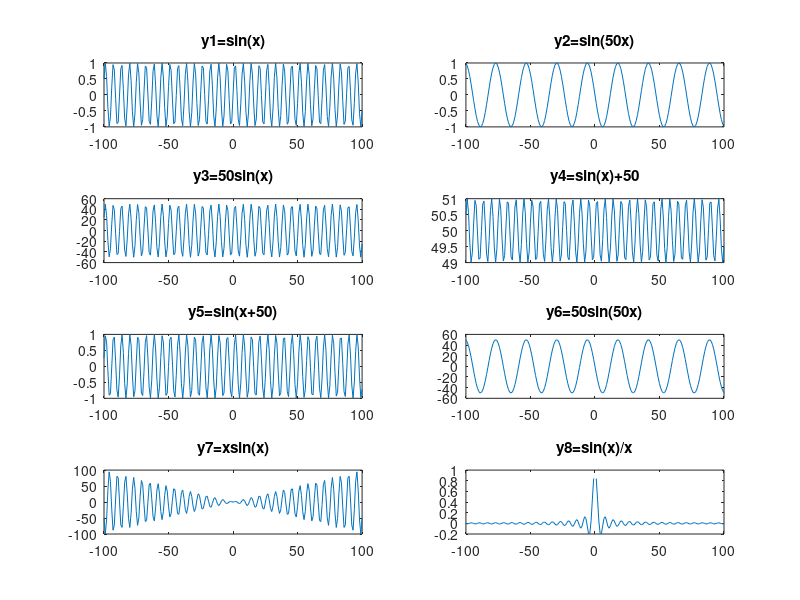
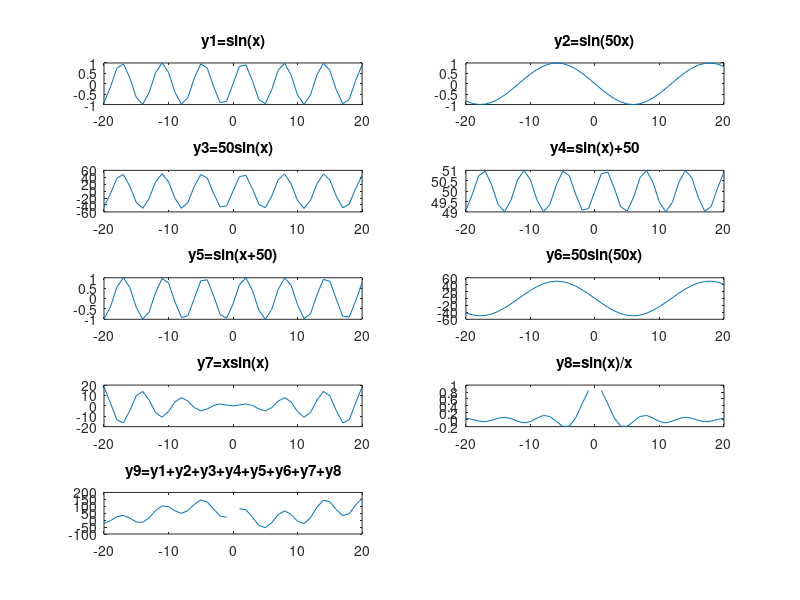
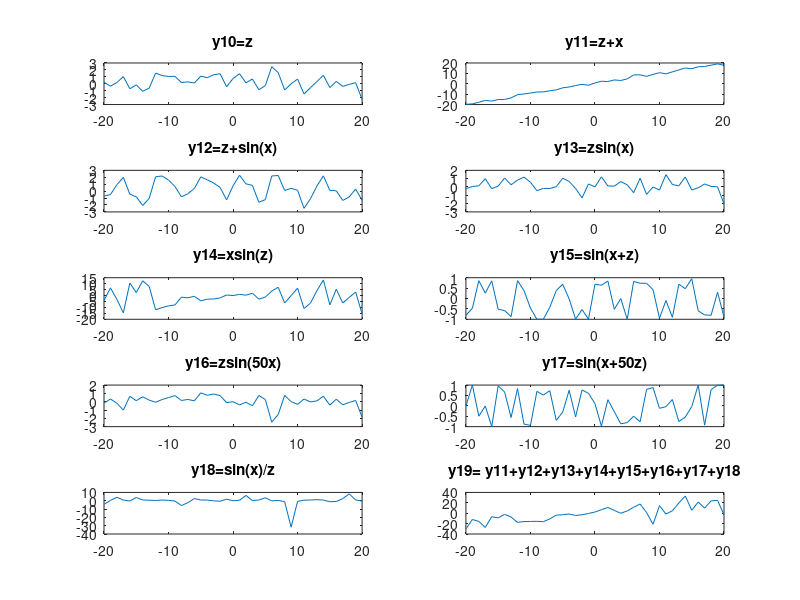
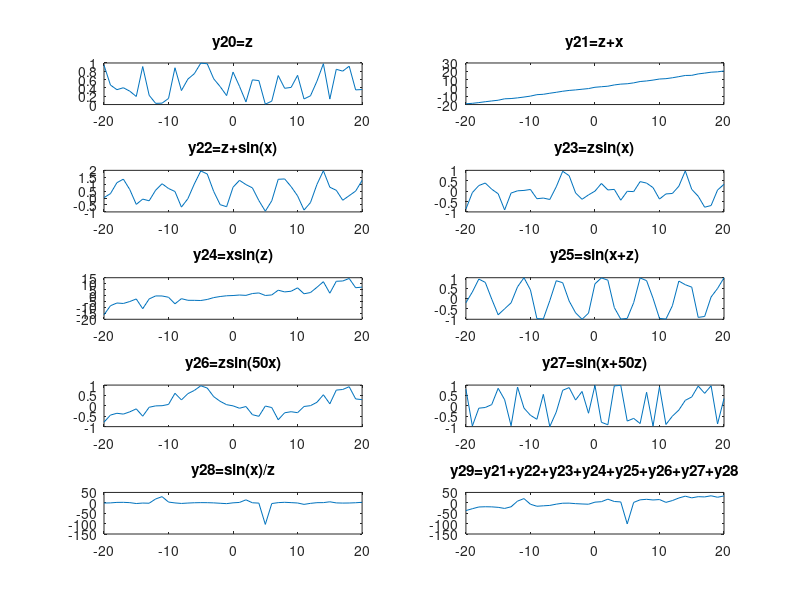

The MATLAB source for these figures, in order:
%{
    Question 1
%}
%{ 
   Clears old variables from console and workspace to avoid some
   possible errors.
%}
clear; clc;

% Sets the title of the figure to provide better understanding.
figure('Name','Question 1');

% Creates a vector from -100 to 100.
x=-100:100

% The functions to be plotted are created below.
y1=sin(x);
y2=sin(50.*x);
y3=50.*sin(x);
y4=sin(x)+ 50;
y5=sin(x+50);
y6=50.*sin(50.*x);
y7=x.*sin(x);
y8=sin(x)./x;

%{
 This part draws plots and puts the subplots into one window with their
 titles.
%}
subplot(4,2,1);
plot(x,y1)
title('y1=sin(x)')

subplot(4,2,2);
plot(x,y2)
title('y2=sin(50x)')

subplot(4,2,3);
plot(x,y3)
title('y3=50sin(x)')

subplot(4,2,4);
plot(x,y4)
title('y4=sin(x)+50')

subplot(4,2,5);
plot(x,y5)
title('y5=sin(x+50)')

subplot(4,2,6);
plot(x,y6)
title('y6=50sin(50x)')

subplot(4,2,7);
plot(x,y7)
title('y7=xsin(x)')

subplot(4,2,8);
plot(x,y8)
title('y8=sin(x)/x')

%{
    Question 2
%}

%{ 
   Clears old variables from console and workspace to avoid some
   possible errors.
%}
clear; clc;

% Sets the title of the figure to provide better understanding.
figure('Name','Question 2');,

% Creates a vector from -20 to 20.
x=-20:20

% The functions to be plotted are created below.
y1=sin(x);
y2=sin(50.*x);
y3=50.*sin(x);
y4=sin(x)+50;
y5=sin(x+50);
y6=50.*sin(50.*x);
y7=x.*sin(x);
y8=sin(x)./x;
y9=y1+y2+y3+y4+y5+y6+y7+y8;

%{
 This part draws plots and puts the subplots into one window with their
 titles.
%}
subplot(5,2,1);
plot(x,y1)
title('y1=sin(x)')

subplot(5,2,2);
plot(x,y2)
title('y2=sin(50x)')

subplot(5,2,3);
plot(x,y3)
title('y3=50sin(x)')

subplot(5,2,4);
plot(x,y4)
title('y4=sin(x)+50')

subplot(5,2,5);
plot(x,y5)
title('y5=sin(x+50)')

subplot(5,2,6);
plot(x,y6)
title('y6=50sin(50x)')

subplot(5,2,7);
plot(x,y7)
title('y7=xsin(x)')

subplot(5,2,8);
plot(x,y8)
title('y8=sin(x)/x')

subplot(5,2,9);
plot(x,y9)
title('y9=y1+y2+y3+y4+y5+y6+y7+y8')


%{
    Question 3
%}

%{ 
   Clears old variables from console and workspace to avoid some
   possible errors.
%}
clear; clc;

% Sets the title of the figure to provide better understanding
figure('Name','Question 3');

% Creates a vector from -20 to 20
x=-20:20;

% Generates 41 Gaussian distributed random numbers.
z=randn(1,41)

% The functions to be plotted are created below.
y10=z;
y11=z+x;
y12=z+sin(x);
y13=z.*sin(x);
y14=x.*sin(z);
y15=sin(x+z);
y16=z.*sin(50.*x);
y17=sin(x+50.*z);
y18=sin(x)./z;
y19=y11+y12+y13+y14+y15+y16+y17+y18;

%{
 This part draws plots and puts the subplots into one window with their
 titles.
%}
subplot(5,2,1);
plot(x,y10)
title('y10=z')

subplot(5,2,2);
plot(x,y11)
title('y11=z+x')

subplot(5,2,3);
plot(x,y12)
title('y12=z+sin(x)')

subplot(5,2,4);
plot(x,y13)
title('y13=zsin(x)')

subplot(5,2,5);
plot(x,y14)
title('y14=xsin(z)')

subplot(5,2,6);
plot(x,y15)
title('y15=sin(x+z)')

subplot(5,2,7);
plot(x,y16)
title('y16=zsin(50x)')

subplot(5,2,8);
plot(x,y17)
title('y17=sin(x+50z)')

subplot(5,2,9);
plot(x,y18)
title('y18=sin(x)/z')

subplot(5,2,10);
plot(x,y19)
title('y19= y11+y12+y13+y14+y15+y16+y17+y18')


%{
    Question 4
%}

%{ 
   Clears old variables from console and workspace to avoid some
   possible errors.
%}
clear; clc;

% Sets the title of the figure to provide better understanding
figure('Name','Question 4');

% Creates a vector from -20 to 20
x=-20:20

% Generates 41 uniformly distributed random numbers.
z=rand(1,41);

% The functions to be plotted are created below.
y20=z;
y21=z+x;
y22=z+sin(x);
y23=z.*sin(x);
y24=x.*sin(z);
y25=sin(x+z);
y26=z.*sin(50.*x);
y27=sin(x+50.*z);
y28=sin(x)./z;
y29=y21+y22+y23+y24+y25+y26+y27+y28;

%{
 This part draws plots and puts the subplots into one window with their
 titles.
%}
subplot(5,2,1);
plot(x,y20)
title('y20=z')

subplot(5,2,2);
plot(x,y21)
title('y21=z+x')

subplot(5,2,3);
plot(x,y22)
title('y22=z+sin(x)')

subplot(5,2,4);
plot(x,y23)
title('y23=zsin(x)')

subplot(5,2,5);
plot(x,y24)
title('y24=xsin(z)')

subplot(5,2,6);
plot(x,y25)
title('y25=sin(x+z)')

subplot(5,2,7);
plot(x,y26)
title('y26=zsin(50x)')

subplot(5,2,8);
plot(x,y27)
title('y27=sin(x+50z)')

subplot(5,2,9);
plot(x,y28)
title('y28=sin(x)/z')

subplot(5,2,10);
plot(x,y29)
title('y29=y21+y22+y23+y24+y25+y26+y27+y28')

%{
    Question 5
%}

%{ 
   Clears old variables from console and workspace to avoid some
   possible errors.
%}
clear; clc;

% Sets the title of the figure to provide better understanding
figure('Name','Question 5');

%{ 
  This part generates 10000 gaussian distributed random variables with given mean and
  standard deviation (recall that std deviation is the square root of the 
  variance) values.
%}
std1 = 1; 
mean = 0;
r1 = std1.*randn(10000,1) + mean;

std2 = 2; 
mean = 0;
r2 = std2.*randn(10000,1) + mean;

std3 = 4; 
mean = 0;
r3 = std3.*randn(10000,1) + mean;

std4 = 16; 
mean = 0;
r4 = std4.*randn(10000,1) + mean;


%{
 This part draws histograms and puts the subplots into one window with their
 titles.
%}
subplot(2,2,1);
hist(r1)
title('Gaussian Random Variables with Mean 0,Variance 1')

subplot(2,2,2);
hist(r2)
title('Gaussian Random Variables with Mean 0,Variance 4')

subplot(2,2,3);
hist(r3)
title('Gaussian Random Variables with Mean 0,Variance 16')

subplot(2,2,4);
hist(r4)
title('Gaussian Random Variables with Mean 0,Variance 256')

%{
    Question 6
%}

%{ 
   Clears old variables from console and workspace to avoid some
   possible errors.
%}
clear; clc;

% Sets the title of the figure to provide better understanding
figure('Name','Question 6');

%{ 
  This part generates 10000 gaussian distributed random variables with given mean and
  standard deviation (recall that std deviation is the square root of the 
  variance) values.
%}
std1 = 1; 
mean1 = 10;
r6 = std1.*randn(10000,1) + mean1;

std2 = 2; 
mean2 = 20;
r7 = std2.*randn(10000,1) + mean2;

std3 = 1; 
mean3 = -10;
r8 = std3.*randn(10000,1) + mean3;

std4 = 2; 
mean4 = -20;
r9 = std4.*randn(10000,1) + mean4;

%{
 This part draws histograms and puts the subplots into one window with their
 titles.
%}
subplot(2,2,1);
hist(r6)
title('Gaussian Random Variables with Mean 10,Variance 1')

subplot(2,2,2);
hist(r7)
title('Gaussian Random Variables with Mean 20,Variance 4')

subplot(2,2,3);
hist(r8)
title('Gaussian Random Variables with Mean -10,Variance 1')

subplot(2,2,4);
hist(r9)
title('Gaussian Random Variables with Mean -20,Variance 4')

%{
    Question 7
%}

%{ 
   Clears old variables from console and workspace to avoid some
   possible errors.
%}
clear; clc;

% Sets the title of the figure to provide better understanding
figure('Name','Question 7');

%{ 
  This part generates 10000 uniformly distributed random variables with given mean and
  standard deviation (recall that std deviation is the square root of the 
  variance) values.
%}
std1 = 1; 
mean = 0;
r11 = std1.*rand(10000,1) + mean;

std2 = 2; 
mean = 0;
r21 = std2.*rand(10000,1) + mean;

std3 = 4; 
mean = 0;
r31 = std3.*rand(10000,1) + mean;

std4 = 16; 
mean = 0;
r41 = std4.*rand(10000,1) + mean;

%{
 This part draws histograms and puts the subplots into one window with their
 titles.
%}
subplot(2,2,1);
hist(r11)
title('Uniformly Distributed Random Variables with Mean 0,Variance 1')

subplot(2,2,2);
hist(r21)
title('Uniformly Distributed Random Variables with Mean 0,Variance 4')

subplot(2,2,3);
hist(r31)
title('Uniformly Distributed Random Variables with Mean 0,Variance 16')

subplot(2,2,4);
hist(r41)
title('Uniformly Distributed Random Variables with Mean 0,Variance 256')

%{
    Question 8
%}

%{ 
   Clears old variables from console and workspace to avoid some
   possible errors.
%}
clear; clc;

% Sets the title of the figure to provide better understanding
figure('Name','Question 8');

%{ 
  This part generates 10000 uniformly distributed random variables with given mean and
  standard deviation (recall that std deviation is the square root of the 
  variance) values.
%}
std1 = 1; 
mean1 = 10;
r61 = std1.*rand(10000,1) + mean1;

std2 = 2; 
mean2 = 20;
r71 = std2.*rand(10000,1) + mean2;

std3 = 1; 
mean3 = -10;
r81 = std3.*rand(10000,1) + mean3;

std4 = 2; 
mean4 = -20;
r91 = std4.*rand(10000,1) + mean4;

%{
 This part draws histograms and puts the subplots into one window with their
 titles.
%}
subplot(2,2,1);
hist(r61)
title('Uniformly Distributed Random Variables with Mean 10,Variance 1')

subplot(2,2,2);
hist(r71)
title('Uniformly Distributed Random Variables with Mean 20,Variance 4')

subplot(2,2,3);
hist(r81)
title('Uniformly Distributed Random Variables with Mean -10,Variance 1')

subplot(2,2,4);
hist(r91)
title('Uniformly Distributed Random Variables with Mean -20,Variance 4')
